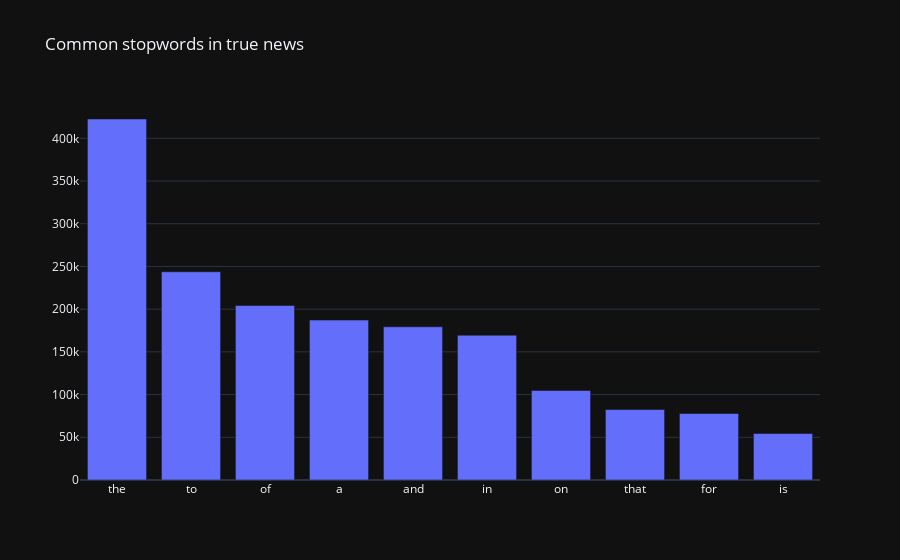

The cell this chart's notebook holds for it:
### Code cell
fig = go.Figure()

x, y = zip(*top)

fig.add_trace(go.Bar(
    x=x,
    y=y
))

fig.update_layout(
    template='plotly_dark',
    title_text='Common stopwords in true news'
)

### Figure 1 — Plotly figure (JSON) as saved in the notebook; plotly's stock layout.template omitted (floating-point values rounded to 4 significant figures)
{"data": [{"type": "bar", "x": ["the", "to", "of", "a", "and", "in", "on", "that", "for", "is"], "y": [422622, 243787, 204339, 187214, 179411, 169538, 104807, 82512, 77867, 54454]}], "layout": {"title": {"text": "Common stopwords in true news"}}}
